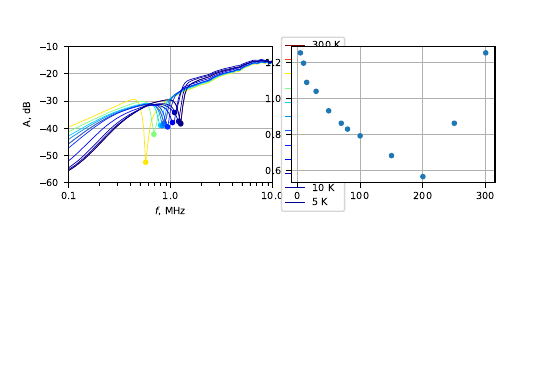

The script that saved this image:
import zipfile
import vcnst as c
import math
from matplotlib import pyplot as plt
import matplotlib.cm as cm


class ZipSession:
    def __init__(self, zipfilename):
        self.zf = zipfile.ZipFile(zipfilename, "r")
        print('ZipFile opened')

    def __del__(self):
        self.zf.close()
        print('ZipFile closed')


zip = ZipSession('data_in/atk_no_temp.zip')

figwidth = c.MDPI_W_in
figheight = figwidth/math.sqrt(2)

fig = plt.figure()
plt.rcParams.update({'font.size': 7})
fig.set_figheight(figheight)
fig.set_figwidth(figwidth)
subplot_shape = (2, 4)
ax_db = plt.subplot2grid(shape=subplot_shape, loc=(0, 0), colspan=2, rowspan=1)
ax_temp = plt.subplot2grid(shape=subplot_shape, loc=(0, 2), colspan=2, rowspan=1)


gudspec = []

for member_file_name in zip.zf.namelist():
    legend = None
    temp_K = None

    if '120_supp15V_Ug0p0V_Usd_0p05V_po0_200K' in member_file_name:
        legend = "200 K"
        temp_K = 200
    elif '150_supp15V_Ug0p0V_Usd_0p05V_po0_300K' in member_file_name:
        legend = "300 K"
        temp_K = 300
    elif '133_supp15V_Ug0p0V_Usd_0p05V_po0_250K' in member_file_name:
        legend = "250 K"
        temp_K = 250
    elif '109_supp15V_Ug0p0V_Usd_0p05V_po0_150K' in member_file_name:
        legend = "150 K"
        temp_K = 150
    elif '164_supp15V_Ug0p0V_Usd_0p05V_po0_100' in member_file_name:
        legend = "100 K"
        temp_K = 100

    elif '004_supp15V_Ug0V_Usd_0p05V_po0_5K' in member_file_name:
        legend = "5 K"
        temp_K = 5

    elif '016_supp15V_Ug0p0V_Usd_0p05V_po0_5p8K_bck' in member_file_name:
        continue
        legend = "5.8 K"
        temp_K = 5.8
    elif '029_supp15V_Ug0V_Usd_0p05V_po0_10K' in member_file_name:
        
        legend = "10 K"
        temp_K = 10
    elif '042_supp15V_Ug0V_Usd_0p05V_po0_15K' in member_file_name:
        legend = "15 K"
        temp_K = 15
    elif '055_supp15V_Ug0V_Usd_0p05V_po0_30K' in member_file_name:
        legend = "30 K"
        temp_K = 30
    elif '068_supp15V_Ug0V_Usd_0p05V_po0_50K' in member_file_name:
        continue
        legend = "50 K"
        temp_K = 50
    elif '079_supp15V_Ug0V_Usd_0p05V_po0_70K' in member_file_name:
        legend = "70 K"
        temp_K = 70
    elif '096_supp15V_Ug0p0V_Usd_0p05V_po0_100K' in member_file_name:
        continue
        legend = "100 K"
        temp_K = 100

    elif '148_supp15V_Ug0p0V_Usd_0p05V_po0_290K_Isg_0p1nA' in member_file_name:
        continue
        legend = "290 K"
        temp_K = 290

    elif '149_supp15V_Ug0p0V_Usd_0p05V_po0_295K_Isg_0p1nA' in member_file_name:
        continue
        legend = "295 K"
        temp_K = 295

    elif '161_supp15V_Ug0p0V_Usd_0p0V_po0_180K_ISD_' in member_file_name:
        continue
        legend = "180 K"
        temp_K = 180

    elif '162_supp0V_Ug0p0V_Usd_0p0V_po0_150K_ISD_' in member_file_name:
        continue

    elif '163_supp0V_Ug0p0V_Usd_0p0V_po-40_150K_ISD_.csv' in member_file_name:
        continue

    elif '165_supp15V_Ug0p0V_Usd_0p05V_po0_80K_ISD_0p34uQ.csv' in member_file_name:
        legend = "80 K"
        temp_K = 80

    elif '166_supp15V_Ug0p0V_Usd_0p05V_po0_50K_ISD_0p28uQ.csv' in member_file_name:
        legend = "50 K"
        temp_K = 50

    elif '167_supp15V_Ug0p0V_Usd_0p05V_po0_30K_ISD_0p25uA.csv' in member_file_name:
        continue
        legend = "30 K"
        temp_K = 30

    elif '168_supp15V_Ug0p0V_Usd_0p05V_po0_5p3K_ISD_0p26uA.csv' in member_file_name:
        continue
        legend = "5.3 K"
        temp_K = 5.3

    elif '169_supp15V_Ug0p0V_Usd_0p05V_po0_4p7K' in member_file_name:
        continue
        legend = "4.7 K"
        temp_K = 4.7
    else:
        print(f"member_file_name = {member_file_name}")

    if legend is not None:
        spec_info = [temp_K, member_file_name, legend]
        gudspec.append(spec_info)

gudspec.sort(reverse=True)
peak_T, peak_f = [], []
for spec in gudspec:
    temp_K = spec[0]
    member_file_name = spec[1]
    legend = spec[2]

    file_contents = zip.zf.read(member_file_name)
    file_lines = file_contents.decode('ascii').splitlines()
    freq, db, ang = [], [], []
    freq_subset, db_subset = [], []
    for full_line in file_lines:
        #        print(full_line)
        line = full_line.strip(" \t\n\r")
        if '#' in line:
            continue
        if 'freq' in line:
            continue
        fields = line.split('\t')
        if len(fields) == 3:
            f = float(fields[0].replace(",", "."))/1e6
            d = float(fields[1].replace(",", "."))
            a = float(fields[2].replace(",", "."))
            freq.append(f)
            db.append(d)
            ang.append(a)
            if f > 0.5 and f < 2:
                freq_subset.append(f)
                db_subset.append(d)

    ax_db.semilogx(freq, db, label=legend, linewidth=0.5,
                   color=cm.jet(temp_K/300))
#    ax_db.semilogx(freq_subset, db_subset, linewidth=1,
    # color=cm.jet(temp_K/300))

    i = db_subset.index(min(db_subset))

    ax_db.semilogx(freq_subset[i], db_subset[i], '.',
                   color=cm.jet(temp_K/300))
    peak_T.append(temp_K)
    peak_f.append(freq_subset[i])

ax_temp.plot(peak_T,peak_f,'.')
ax_temp.grid()

ax_db.set(ylim=[-60, -10])
ax_db.set(xlim=[0.1, 10])
# ax_db.xaxis.set_ticks([4.990,4.995,5.000,5.005])
ax_db.xaxis.set_major_formatter('{x}')
ax_db.set(xlabel='$f$, MHz')
ax_db.set(ylabel='A, dB')
ax_db.legend(loc='center left', bbox_to_anchor=(1.02, 0.43))
#ax_db.legend(loc='best', handlelength=1)

ax_db.grid()

# plt.tight_layout()
plt.savefig(f"tempera.pdf", dpi=c.DPI)
plt.close()
